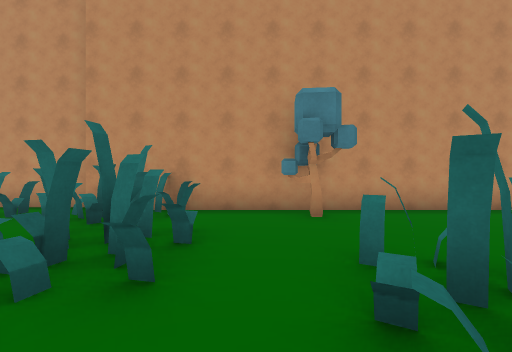
view 1 (above)

19 first-person views from a walk through a Unity game level. The camera is 1.5 m above the floor, looks level and sees 90° across. The floor is counted in squares, 2 m on a side. Each view is taken from the middle of a square. On the plan, view 1 faces up. The plan holds only what a view shows up to about 9 squares ahead; the rest is blank. The place goes on beyond the plan. Some surface patterns are stand-ins.

view 2
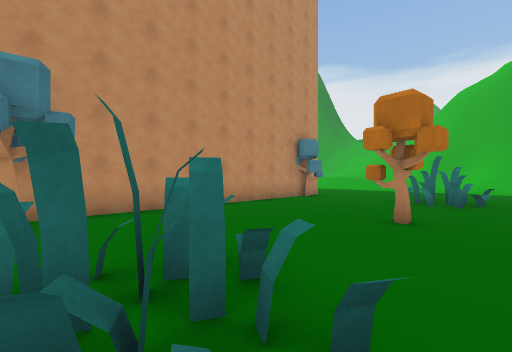

view 3
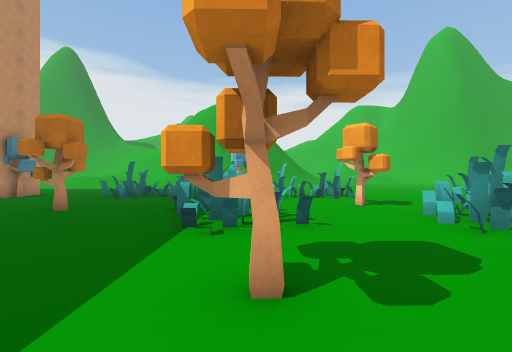

view 4
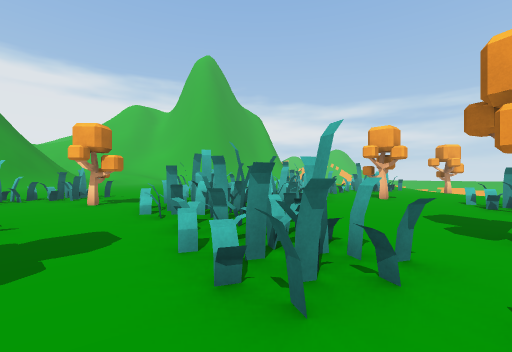

view 5
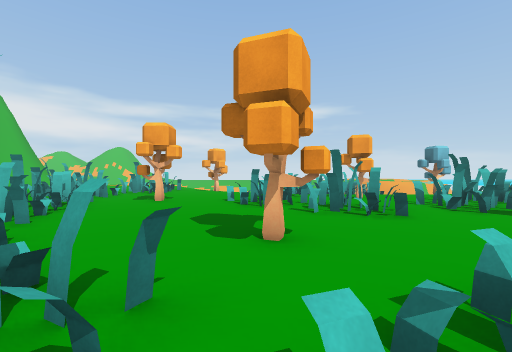

view 6
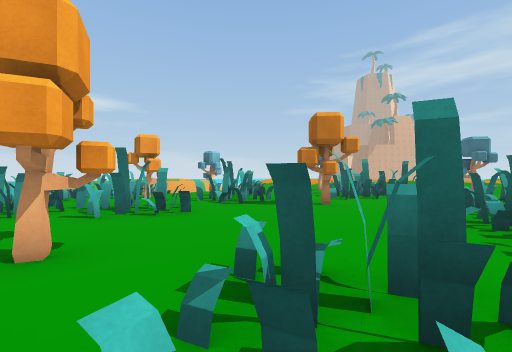

view 7
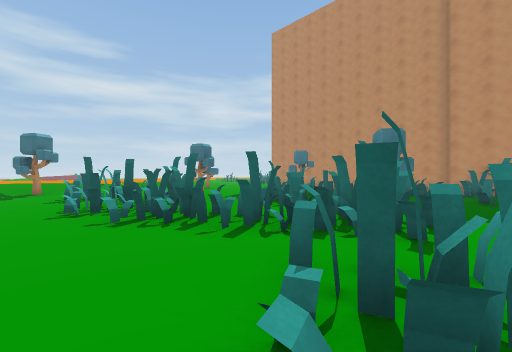

view 8
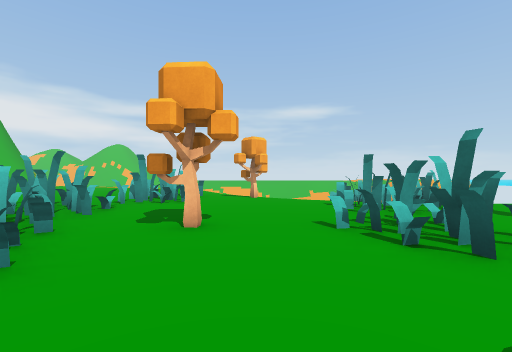

view 9
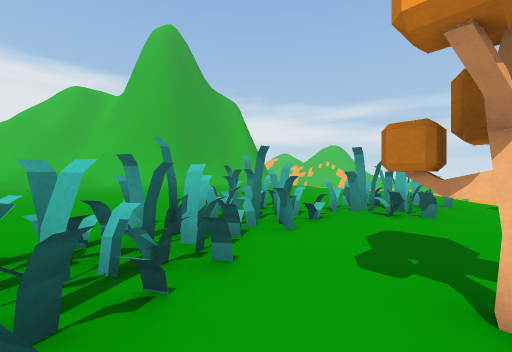

view 10
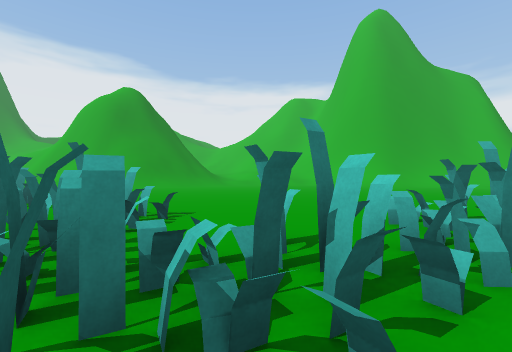

view 11
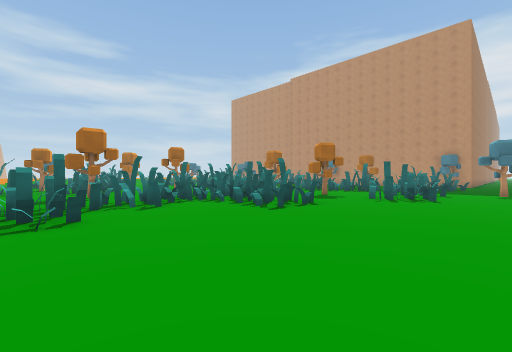

view 12
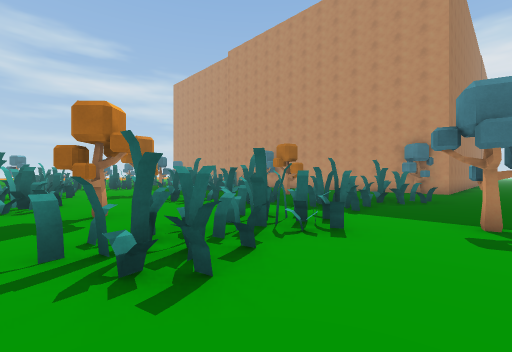

view 13
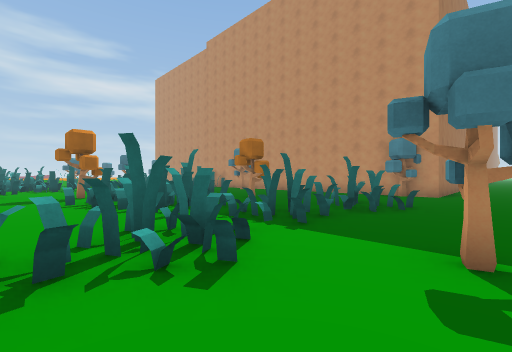

view 14
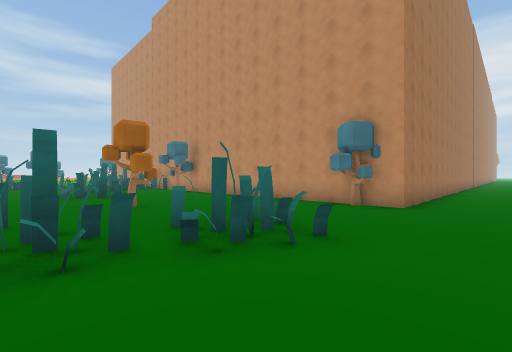

view 15
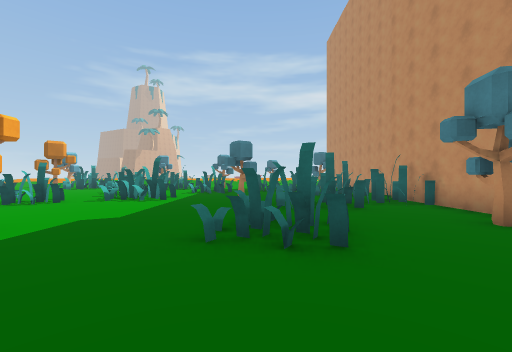

view 16
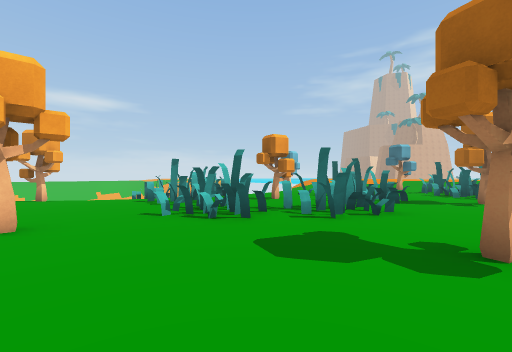

view 17
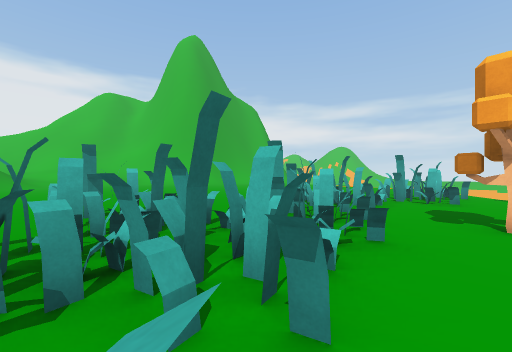

view 18
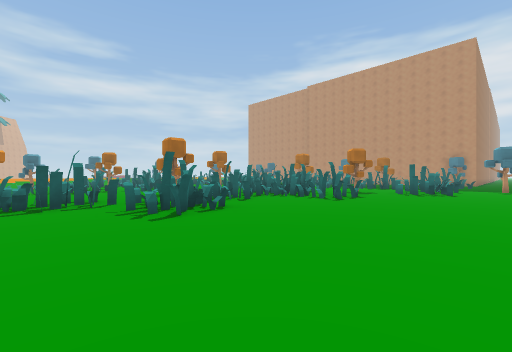

view 19
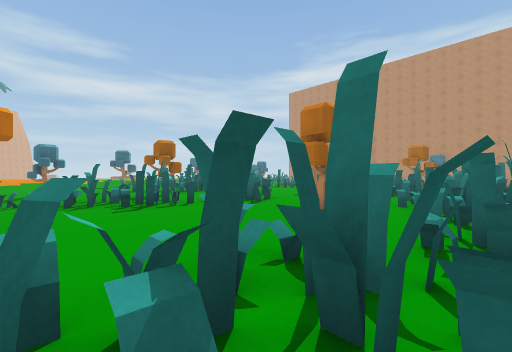

### Floor plan
Key: @ floor where view 1 was taken; # wall or solid block; . main floor; - floor 0.25 m lower than the main floor; / step, stairs or slope; = window, fence, low wall or low ledge; T tree.
Columns run from 15 left of view 1 to 12 right of it. Each row starts with its distance up from view 1.
 10                          #..
  9                          #..
  8                          #..
  7                          #..
  6          #################..
  5           #.##..T.......T...
  4            .................
  3             .#..............
  2            ..##..=...T......
  1           TT....#....T..#...
  0            ....@............
 -1         #  .............#...
 -2       .... #.......#.##....T
 -3      ##....##....T.##.......
 -4    #.#..#.#.............=...
 -5    ##.##.#...#..............
 -6 TT.............=......T.#...
 -7  /...............=.#........
 -8      ...T....TT.....#.......
 -9      #............###.#.....
-10        .....#.......#..#....
-11         ##..#......#........
-12        #.....##.....#.......
-13        #..T..##..T..=.......
-14           ..........#.......
-15           ...#........#.....
-16           ..=...............
-17            /--.....#........
-18            /----T..=........

Positions as (right, up) in squares from view 1, and headings:
1: (0, 0), facing up
2: (1, 0), facing up-right
3: (0, -3), facing right
4: (-1, -4), facing down-right
5: (-1, -5), facing down
6: (-1, -5), facing down-left
7: (-2, -7), facing up-left
8: (1, -9), facing down
9: (2, -11), facing down-right
10: (3, -12), facing right
11: (12, -15), facing up-left
12: (12, -7), facing up-left
13: (12, -5), facing up-left
14: (12, -1), facing up-left
15: (5, 1), facing left
16: (2, -8), facing down-left
17: (2, -8), facing down-right
18: (12, -18), facing up-left
19: (5, -18), facing up-left
